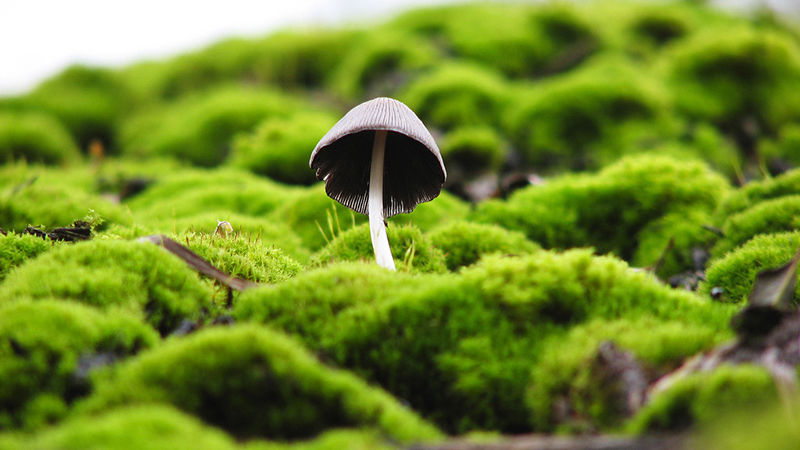
//> input picture 练习/去除背景光/build/bin/1.jpg, 800 x 450 px
$ ./c   (built with g++ and OpenCV 4)
//> lines starting //> are read from the running program, lines starting //| are printed output that depends on the picture
//> further down, srcImage is the input picture: 450 rows x 800 cols, CV_8UC3; mean B, G, R 41.7, 135.9, 113.1
#include<iostream>
#include<opencv2/opencv.hpp>
using namespace cv;
using namespace std;
Mat calculateLightPattern(Mat img)
{
	Mat pattern;
	blur(img,pattern,Size(img.cols/3,img.rows/3));//将原图大核模糊可近似作为光图近似值
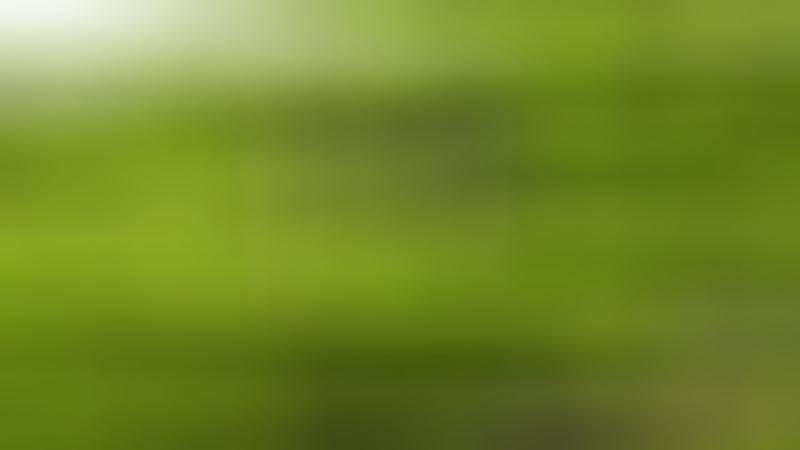
//> pattern: 450 rows x 800 cols, CV_8UC3; mean B, G, R 41.7, 135.9, 113.1
	return pattern;
}
Mat quguang(Mat img,Mat pattern)
{
	Mat result;
	result=pattern-img;
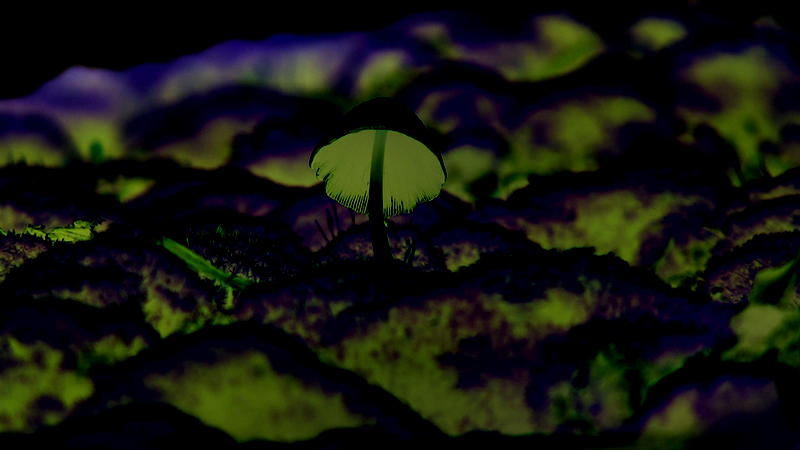
//> result: 450 rows x 800 cols, CV_8UC3; mean B, G, R 14.4, 22.1, 20.3
	return result;
}
Mat quguangchufa(Mat img,Mat pattern)
{
	Mat result;
	result=pattern-img;
	return result;
}
int main(int agrc,char**agrv)
{
	Mat srcImage=imread("1.jpg");
	Mat pattern;
	Mat result1,result2;
	imshow("orgin",srcImage);
	pattern=calculateLightPattern(srcImage);
	result1=quguang(srcImage,pattern);
	result2=quguangchufa(srcImage,pattern);
	imshow("chafen",result1);
	imshow("chufa",result2);
	imshow("pattern",pattern);
	waitKey(0);


}
